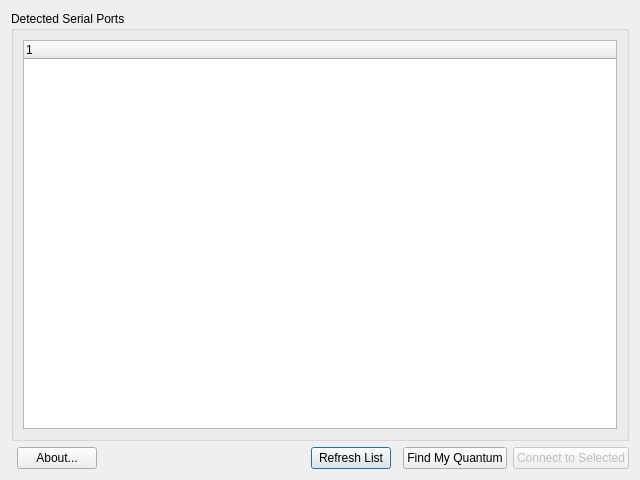
<?xml version="1.0" encoding="UTF-8"?>
<ui version="4.0">
 <class>SerialChooser</class>
 <widget class="QDialog" name="SerialChooser">
  <property name="geometry">
   <rect>
    <x>0</x>
    <y>0</y>
    <width>640</width>
    <height>480</height>
   </rect>
  </property>
  <property name="windowTitle">
   <string>Dialog</string>
  </property>
  <layout class="QHBoxLayout" name="horizontalLayout">
   <item>
    <layout class="QGridLayout" name="gridLayout">
     <item row="2" column="5">
      <widget class="QPushButton" name="pushButtonRefresh">
       <property name="text">
        <string>Refresh List</string>
       </property>
      </widget>
     </item>
     <item row="2" column="8">
      <widget class="QPushButton" name="pushButtonUseSelected">
       <property name="enabled">
        <bool>false</bool>
       </property>
       <property name="text">
        <string>Connect to Selected</string>
       </property>
      </widget>
     </item>
     <item row="2" column="3">
      <widget class="QPushButton" name="pushButtonAbout">
       <property name="text">
        <string>About...</string>
       </property>
      </widget>
     </item>
     <item row="0" column="2" colspan="7">
      <widget class="QGroupBox" name="groupBox">
       <property name="title">
        <string>Detected Serial Ports</string>
       </property>
       <layout class="QHBoxLayout" name="horizontalLayout_2">
        <item>
         <widget class="QTreeWidget" name="treeWidget">
          <column>
           <property name="text">
            <string notr="true">1</string>
           </property>
          </column>
         </widget>
        </item>
       </layout>
      </widget>
     </item>
     <item row="2" column="7">
      <widget class="QPushButton" name="pushButtonFind">
       <property name="text">
        <string>Find My Quantum</string>
       </property>
      </widget>
     </item>
     <item row="2" column="4">
      <spacer name="horizontalSpacer">
       <property name="orientation">
        <enum>Qt::Horizontal</enum>
       </property>
       <property name="sizeHint" stdset="0">
        <size>
         <width>40</width>
         <height>20</height>
        </size>
       </property>
      </spacer>
     </item>
    </layout>
   </item>
  </layout>
 </widget>
 <resources/>
 <connections/>
</ui>
